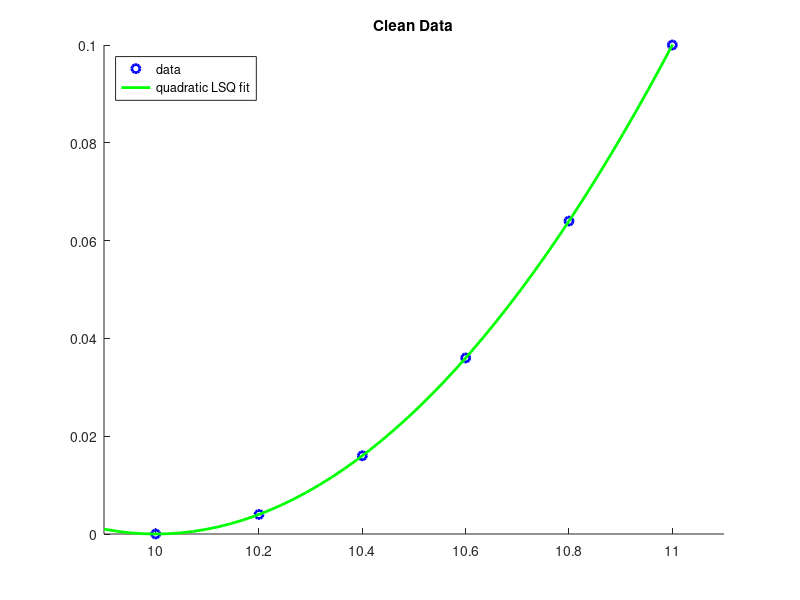
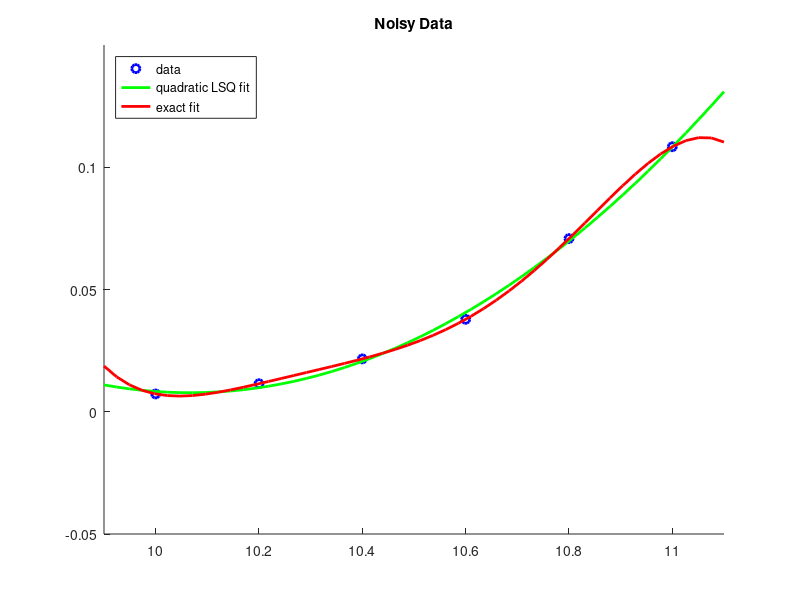

Write the MATLAB code that produced these figures, in order.
%% PolyfitDemo.m
%% Overview
% Illustrates the use of the MATLAB built-in function |polyfit| to perform a
% polynomial least squares fit to data coming from the quadratic polynomial

%%
% $$ p(x) = \frac{1}{10} x^2 -2x + 10$$

%% Example 1: Fit "clean" data using a quadratic polynomial

%%
% We should expect an exact answer

clear all
close all
x = [10:0.2:11]';
y = [0:0.2:1]'.^2/10;
disp('Clean Data')
hold on
plot(x, y, 'bo', 'LineWidth',2)
xlim([9.9 11.1])
ylim([0 0.1])
u = linspace(9.9,11.1,50);
% Fit with a degree 2 polynomial
disp('Fitting with quadratic polynomial')
p = polyfit(x,y,2)
disp(sprintf('p(x) = %3.2fx^2 + %3.2fx + %3.2f',p))
% evaluate the resulting polynomial
v = polyval(p,u);
plot(u, v, 'g-', 'LineWidth', 2)
legend('data','quadratic LSQ fit','Location','NorthWest')
title('Clean Data')
hold off

%% Example 2: Fit "noisy" data using a quadratic polynomial

%pause
disp('Noisy Data')
% Add 10% noise to the data
y = y + 0.1*max(y)*rand(size(y));
figure
hold on
plot(x, y, 'bo', 'LineWidth',2)
xlim([9.9 11.1])
ylim([-0.05 0.15])
u = linspace(9.9,11.1,50);
% Fit with a degree 2 polynomial
disp('Fitting with quadratic polynomial')
p = polyfit(x,y,2);
disp(sprintf('p(x) = %3.2fx^2 + %3.2fx + %3.2f',p))
% evaluate the resulting polynomial
v = polyval(p,u);
plot(u, v, 'g-', 'LineWidth', 2)
legend('data','quadratic LSQ fit','Location','NorthWest')
title('Noisy Data')
%pause

%% Example 3: Fit "noisy" data using a degree 5 polynomial

disp('Fitting with quintic polynomial')
p = polyfit(x,y,5);
disp(sprintf('p(x) = %3.2fx^5 + %3.2fx^4 + %3.2fx^3 + %3.2fx^2 + %3.2fx + %3.2f',p))
% evaluate the resulting polynomial
v = polyval(p,u);
plot(u, v, 'r-', 'LineWidth', 2)
legend('data','quadratic LSQ fit','exact fit','Location','NorthWest')
hold off
